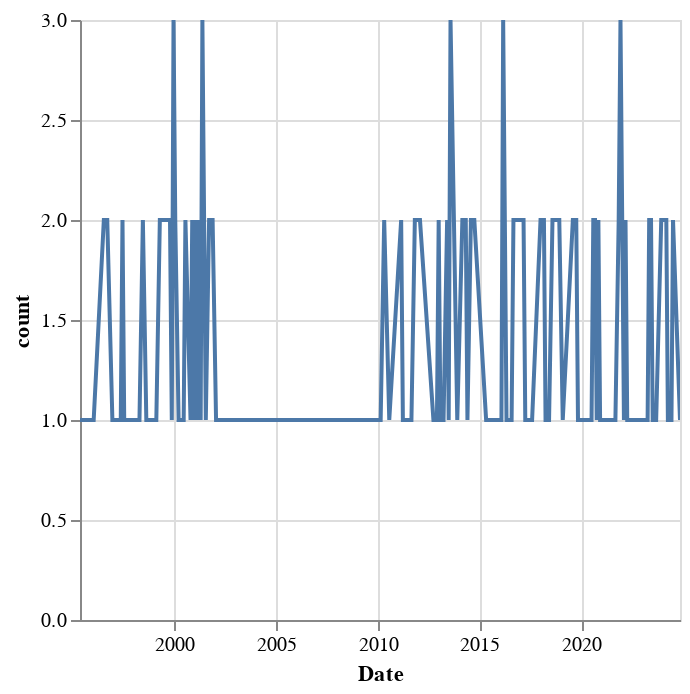

The notebook cell saved with this chart:
### Code cell
res.filter(c("match_priority") == 1)["Date"].value_counts(sort=True).plot.line(
    x="Date", y="count"
)

### Figure 1 — Vega-Lite specification as saved in the notebook (floating-point values rounded to 4 significant figures; data arrays with more than 128 entries replaced by an {"elided": "..."} marker saying what was removed)
{"config": {"view": {"continuousWidth": 300, "continuousHeight": 300}}, "data": {"name": "data-97e81ef03323c981ea5f6da196b1b66d"}, "mark": {"type": "line", "tooltip": true}, "encoding": {"x": {"field": "Date", "type": "temporal"}, "y": {"field": "count", "type": "quantitative"}}, "params": [{"name": "param_2", "select": {"type": "interval", "encodings": ["x", "y"]}, "bind": "scales"}], "$schema": "https://vega.github.io/schema/vega-lite/v5.20.1.json", "datasets": {"data-97e81ef03323c981ea5f6da196b1b66d": {"elided": "152 records"}}}
